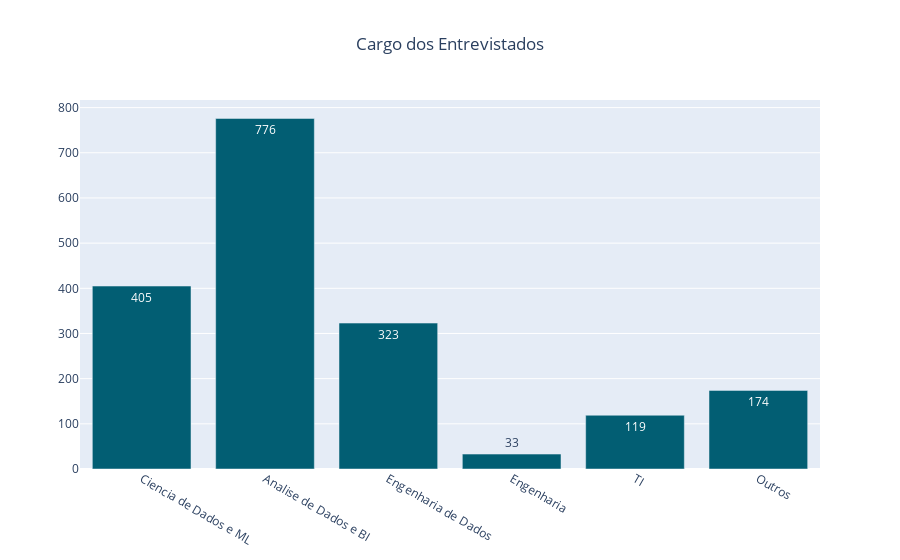

Notebook cell for this chart:
### Markdown cell above
A entrevista nos trouxe uma grande gama de cargos, acredito que tenham algumas respostas abertas, pois em alguns dos cargos tem-se variação no tamanho da letra.

Com isso, irei condensar alguns cargos e resumi-los entre 6 categorias. 

- A tríade de dados: ANÁLISE - CIÊNCIA - ENGENHARIA DE DADOS
- Os profissionais de TI
- Os Engenheiros que trabalham com dados
- E os outros, que são profissionais fora desde listados acima.

Deixando a nossa análise mais limpa

### Code cell
Ciencia_de_dados = (cargo['Cientista de Dados/Data Scientist'] + cargo['Engenheiro de Machine Learning/ML Engineer'])
Analise_de_dados_e_BI = (cargo['Analista de BI/BI Analyst/Analytics Engineer'] + cargo['Analista de Dados/Data Analyst'] + cargo['Analista de Negócios/Business Analyst'] + cargo['Analista de Inteligência de Mercado/Market Intelligence'])
Engenharia_de_dados = (cargo['Engenheiro de Dados/Data Engineer'] + cargo['DBA/Administrador de Banco de Dados'] + cargo['Arquiteto de Dados'] + cargo['Arquiteto de dados'])
Engenharia = cargo['Outras Engenharias (não inclui dev)']
TI = (cargo['Desenvolvedor ou Engenheiro de Software'] + cargo['Analista de Sistemas/Analista de TI'] + cargo['Suporte Técnico'])
Outros = (cargo['Outro'] + cargo['Estatístico'] + cargo['Product Manager'] + cargo['Professor'] + cargo['Analista Administrativo'])

import plotly.graph_objects as go

x = ['Ciencia de Dados e ML', 'Analise de Dados e BI', 'Engenharia de Dados', 'Engenharia', 'TI', 'Outros']
y = [Ciencia_de_dados, Analise_de_dados_e_BI, Engenharia_de_dados, Engenharia, TI, Outros]

fig = go.Figure(data=[go.Bar(
            x=x, y=y,
            text=y,
            textposition='auto',
            marker_color='#025E73'
        )])
fig.update_layout(title='Cargo dos Entrevistados', title_x=0.5)
fig.show()

### Figure 1 — Plotly figure (JSON) as saved in the notebook; plotly's stock layout.template omitted (floating-point values rounded to 4 significant figures)
{"data": [{"marker": {"color": "#025E73"}, "text": ["405", "776", "323", "33", "119", "174"], "textposition": "auto", "type": "bar", "x": ["Ciencia de Dados e ML", "Analise de Dados e BI", "Engenharia de Dados", "Engenharia", "TI", "Outros"], "y": [405, 776, 323, 33, 119, 174]}], "layout": {"title": {"text": "Cargo dos Entrevistados", "x": 0.5}}}
